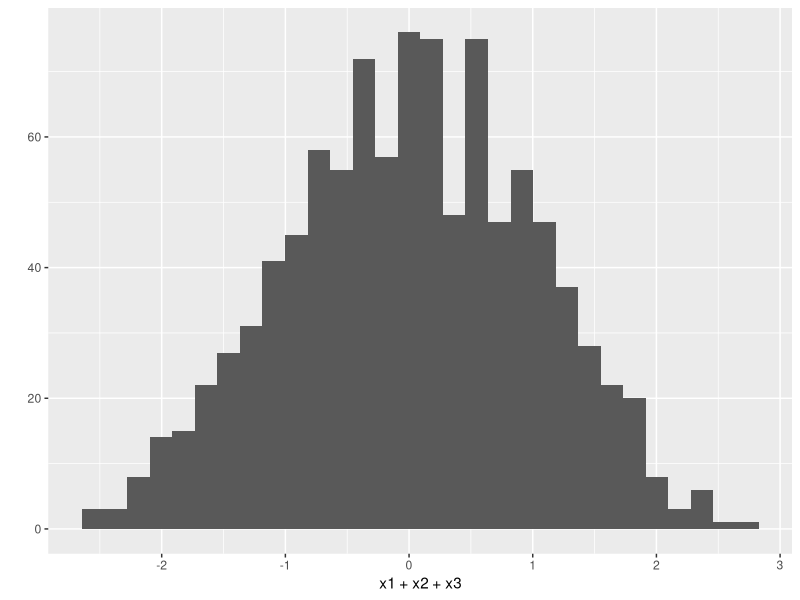

This chart was generated by the following R code:
## ---- chunk 1
library("dplyr")
library("ggplot2")
## ---- chunk 2
library("ggplot2")

x1 <- runif(1000, min=-1, max=1)
x2 <- runif(1000, min=-1, max=1)
x3 <- runif(1000, min=-1, max=1)

qplot(x1 + x2 + x3)
